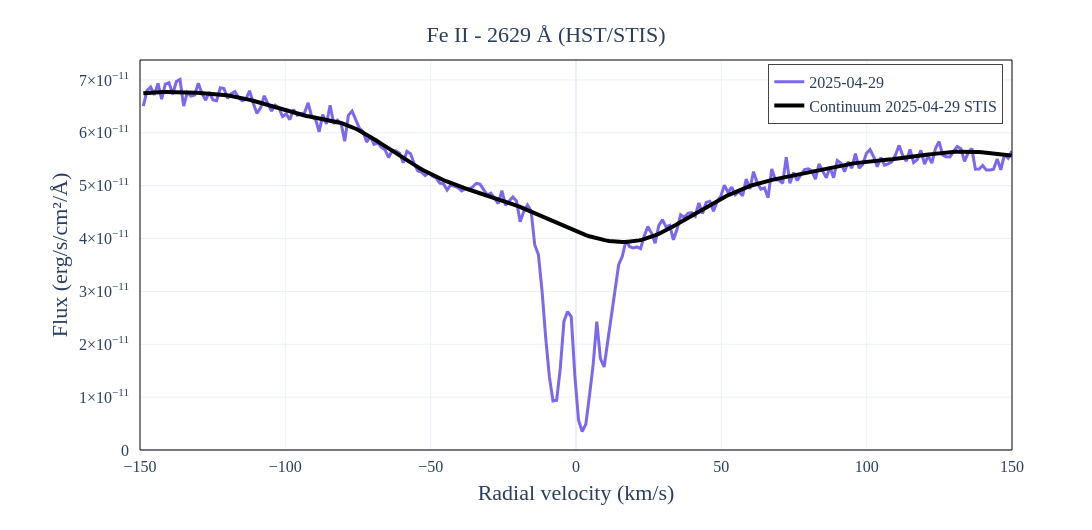

Notebook source saved alongside this figure:
### Markdown cell above
### Zoom on two Fe II and C I lines

The three LVCs (at -7, +3 and +10 km/s) are clearly distinguishable in the Fe II line. They are a bit more saturated in C I.

### Code cell
# Zoomed-in view of the 2025-04-29 spectrum around the Fe II line at 2629 A (STIS)
inst = 'STIS'
visits_plots = ['2025-04-29']
visits_emphasis = ['2025-04-29']
plot_error_bar = False
line = 2629.0766 * (1 + Routines.rv_Beta_Pic/Routines.const_c_km)

Routines.plot_observed_spectrum(spec_dic, inst, visits_plots, plot_error_bar = False, plot_reference = 'Continuum 2025-04-29 STIS', visits_emphasis = visits_emphasis, 
                    line = line, xlim = [-150,150], date_to_color = date_to_color, title = 'Fe II - 2629 Å (HST/STIS)')

### Figure 1 — Plotly figure (JSON) as saved in the notebook; plotly's stock layout.template omitted (floating-point values rounded to 4 significant figures; data arrays with more than 128 entries replaced by an {"elided": "..."} marker saying what was removed)
{"data": [{"legendgroup": "2025-04-29", "line": {"color": "mediumslateblue", "width": 3}, "mode": "lines", "name": "2025-04-29", "showlegend": true, "type": "scatter", "x": {"elided": "239 float values"}, "y": {"elided": "239 float values"}}, {"line": {"color": "black", "width": 4}, "mode": "lines", "name": "Continuum 2025-04-29 STIS", "type": "scatter", "x": {"elided": "262 float values"}, "y": {"elided": "262 float values"}}], "layout": {"font": {"family": "STIX Two Text"}, "height": 530, "legend": {"borderwidth": 1, "font": {"size": 16}, "tracegroupgap": 0, "x": 0.99, "xanchor": "right", "y": 0.99, "yanchor": "top"}, "margin": {"autoexpand": false, "b": 80, "l": 140, "pad": 10, "t": 60}, "shapes": [{"line": {"color": "black", "width": 1}, "type": "rect", "x0": 0, "x1": 1, "xref": "paper", "y0": 0, "y1": 1, "yref": "paper"}], "title": {"font": {"size": 22}, "text": "Fe II - 2629 Å (HST/STIS)", "x": 0.5, "xanchor": "center", "y": 0.95}, "width": 1100, "xaxis": {"automargin": true, "range": [-150, 150], "tickfont": {"size": 16}, "ticklabelstandoff": -5, "title": {"font": {"size": 22}, "standoff": 20, "text": "Radial velocity (km/s)"}}, "yaxis": {"automargin": true, "exponentformat": "power", "rangemode": "nonnegative", "showexponent": "all", "tickfont": {"size": 16}, "title": {"font": {"size": 22}, "text": "Flux (erg/s/cm²/Å)"}}}}
